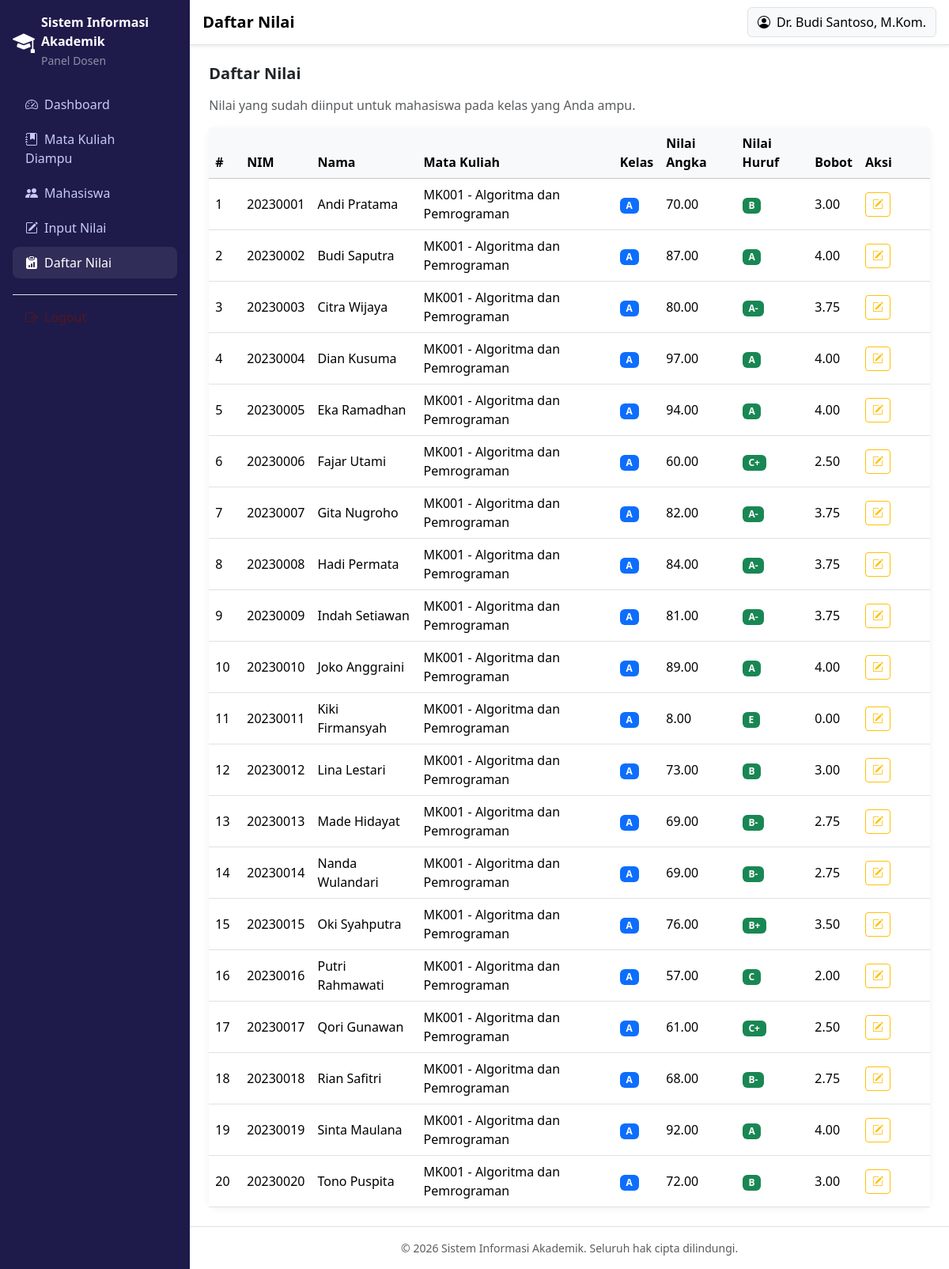
/dosen/nilai.php (signed in), run on the app's committed database.
### tables this page shows
CREATE TABLE `nilai` (
  `id` INT UNSIGNED AUTO_INCREMENT PRIMARY KEY,
  `krs_id` INT UNSIGNED NOT NULL UNIQUE,
  `nilai_angka` DECIMAL(5,2) NOT NULL COMMENT 'nilai 0-100',
  `nilai_huruf` ENUM('A','A-','B+','B','B-','C+','C','D','E') NOT NULL,
  `bobot` DECIMAL(3,2) NOT NULL COMMENT 'bobot IPK: A=4.00 ... E=0.00',
  `created_at` TIMESTAMP DEFAULT CURRENT_TIMESTAMP,
  `updated_at` TIMESTAMP DEFAULT CURRENT_TIMESTAMP ON UPDATE CURRENT_TIMESTAMP,
  CONSTRAINT `fk_nilai_krs` FOREIGN KEY (`krs_id`) REFERENCES `krs`(`id`) ON DELETE CASCADE ON UPDATE CASCADE
);

CREATE TABLE `mahasiswa` (
  `id` INT UNSIGNED AUTO_INCREMENT PRIMARY KEY,
  `user_id` INT UNSIGNED NOT NULL UNIQUE,
  `nim` VARCHAR(20) NOT NULL UNIQUE,
  `nama` VARCHAR(100) NOT NULL,
  `jenis_kelamin` ENUM('L', 'P') NOT NULL,
  `angkatan` YEAR NOT NULL,
  `no_hp` VARCHAR(20) DEFAULT NULL,
  `alamat` TEXT DEFAULT NULL,
  `foto` VARCHAR(255) DEFAULT NULL,
  `created_at` TIMESTAMP DEFAULT CURRENT_TIMESTAMP,
  CONSTRAINT `fk_mahasiswa_user` FOREIGN KEY (`user_id`) REFERENCES `users`(`id`) ON DELETE CASCADE ON UPDATE CASCADE
);

CREATE TABLE `mata_kuliah` (
  `id` INT UNSIGNED AUTO_INCREMENT PRIMARY KEY,
  `kode_mk` VARCHAR(20) NOT NULL UNIQUE,
  `nama_mk` VARCHAR(150) NOT NULL,
  `sks` TINYINT UNSIGNED NOT NULL,
  `semester` TINYINT UNSIGNED NOT NULL COMMENT 'semester ke berapa mk ini ditawarkan',
  `created_at` TIMESTAMP DEFAULT CURRENT_TIMESTAMP
);

CREATE TABLE `kelas` (
  `id` INT UNSIGNED AUTO_INCREMENT PRIMARY KEY,
  `mata_kuliah_id` INT UNSIGNED NOT NULL,
  `dosen_id` INT UNSIGNED NOT NULL,
  `tahun_akademik_id` INT UNSIGNED NOT NULL,
  `nama_kelas` VARCHAR(10) NOT NULL COMMENT 'contoh: A, B, C',
  `hari` VARCHAR(20) DEFAULT NULL,
  `jam` VARCHAR(30) DEFAULT NULL,
  `ruang` VARCHAR(20) DEFAULT NULL,
  `kuota` INT UNSIGNED NOT NULL DEFAULT 30,
  `created_at` TIMESTAMP DEFAULT CURRENT_TIMESTAMP,
  CONSTRAINT `fk_kelas_matkul` FOREIGN KEY (`mata_kuliah_id`) REFERENCES `mata_kuliah`(`id`) ON DELETE CASCADE ON UPDATE CASCADE,
  CONSTRAINT `fk_kelas_dosen` FOREIGN KEY (`dosen_id`) REFERENCES `dosen`(`id`) ON DELETE CASCADE ON UPDATE CASCADE,
  CONSTRAINT `fk_kelas_tahun` FOREIGN KEY (`tahun_akademik_id`) REFERENCES `tahun_akademik`(`id`) ON DELETE CASCADE ON UPDATE CASCADE
);

### dosen/nilai.php (the view, shortened to what this page needs)
<?php
$db = Database::getConnection();
$stmtDosen = $db->prepare('SELECT id FROM dosen WHERE user_id = :user_id');
$stmtDosen->execute([':user_id' => $_SESSION['user_id']]);
$dosenId = $stmtDosen->fetch()['id'] ?? 0;
$stmt = $db->prepare('
    SELECT n.id AS nilai_id, n.krs_id, n.nilai_angka, n.nilai_huruf, n.bobot,
           m.nim, m.nama, kl.nama_kelas, mk.kode_mk, mk.nama_mk
    FROM nilai n
    JOIN krs k ON k.id = n.krs_id
    JOIN mahasiswa m ON m.id = k.mahasiswa_id
    JOIN kelas kl ON kl.id = k.kelas_id
    JOIN mata_kuliah mk ON mk.id = kl.mata_kuliah_id
    WHERE kl.dosen_id = :dosen_id
    ORDER BY mk.nama_mk ASC, m.nama ASC
');
$stmt->execute([':dosen_id' => $dosenId]);
$daftarNilai = $stmt->fetchAll();
require_once __DIR__ . '/../includes/header.php';
?>
<h5 class="fw-bold mb-3">Daftar Nilai</h5>
<p class="text-muted">Nilai yang sudah diinput untuk mahasiswa pada kelas yang Anda ampu.</p>
<div class="card card-stat">
    <div class="card-body p-0">
        <div class="table-responsive">
            <table class="table table-hover align-middle mb-0">
                <thead class="table-light">
                    <tr>
                        <th style="width: 40px;">#</th>
                        <th>NIM</th>
                        <th>Nama</th>
                        <th>Mata Kuliah</th>
                        <th>Kelas</th>
                        <th>Nilai Angka</th>
                        <th>Nilai Huruf</th>
                        <th>Bobot</th>
                        <th style="width: 90px;">Aksi</th>
                    </tr>
                </thead>
                <tbody>
                    <?php if (empty($daftarNilai)): ?>
                        <tr>
                            <td colspan="9" class="text-center text-muted py-3">Belum ada nilai yang diinput.</td>
                        </tr>
                    <?php else: ?>
                        <?php foreach ($daftarNilai as $i => $n): ?>
                            <tr>
                                <td><?= $i + 1 ?></td>
                                <td><?= htmlspecialchars($n['nim']) ?></td>
                                <td><?= htmlspecialchars($n['nama']) ?></td>
                                <td><?= htmlspecialchars($n['kode_mk'] . ' - ' . $n['nama_mk']) ?></td>
                                <td><span class="badge bg-primary"><?= htmlspecialchars($n['nama_kelas']) ?></span></td>
                                <td><?= htmlspecialchars((string) $n['nilai_angka']) ?></td>
                                <td><span class="badge bg-success"><?= htmlspecialchars($n['nilai_huruf']) ?></span></td>
                                <td><?= htmlspecialchars((string) $n['bobot']) ?></td>
                                <td>
                                    <button
                                        type="button"
                                        class="btn btn-sm btn-outline-warning"
                                        title="Edit Nilai"
                                        onclick='bukaModalEdit(<?= json_encode($n, JSON_HEX_APOS | JSON_HEX_QUOT) ?>)'
                                    >
                                        <i class="bi bi-pencil-square"></i>
                                    </button>
                                </td>
                            </tr>
                        <?php endforeach; ?>
                    <?php endif; ?>
                </tbody>
            </table>
        </div>
    </div>
</div>
<?php require_once __DIR__ . '/../includes/footer.php'; ?>

### assets/css/style.css (style rules this page uses)
:root { --sia-primary: #4f46e5; --sia-primary-dark: #3730a3; --sia-bg-soft: #f4f5fb; }
body { font-family: 'Segoe UI', Roboto, Arial, sans-serif; }
.card-stat { border: none; border-radius: 12px; box-shadow: 0 2px 10px rgba(0, 0, 0, 0.06); }

### data on the page
nilai: mahasiswa.nim "20230001", mahasiswa.nama "Andi Pratama", mata_kuliah.kode_mk+nama_mk "MK001 - Algoritma dan Pemrograman", kelas.nama_kelas "A", nilai_angka "70.00", nilai_huruf "B", bobot "3.00"
nilai: mahasiswa.nim "20230002", mahasiswa.nama "Budi Saputra", mata_kuliah.kode_mk+nama_mk "MK001 - Algoritma dan Pemrograman", kelas.nama_kelas "A", nilai_angka "87.00", nilai_huruf "A", bobot "4.00"
nilai: mahasiswa.nim "20230003", mahasiswa.nama "Citra Wijaya", mata_kuliah.kode_mk+nama_mk "MK001 - Algoritma dan Pemrograman", kelas.nama_kelas "A", nilai_angka "80.00", nilai_huruf "A-", bobot "3.75"
nilai: mahasiswa.nim "20230004", mahasiswa.nama "Dian Kusuma", mata_kuliah.kode_mk+nama_mk "MK001 - Algoritma dan Pemrograman", kelas.nama_kelas "A", nilai_angka "97.00", nilai_huruf "A", bobot "4.00"
nilai: mahasiswa.nim "20230005", mahasiswa.nama "Eka Ramadhan", mata_kuliah.kode_mk+nama_mk "MK001 - Algoritma dan Pemrograman", kelas.nama_kelas "A", nilai_angka "94.00", nilai_huruf "A", bobot "4.00"
nilai: mahasiswa.nim "20230006", mahasiswa.nama "Fajar Utami", mata_kuliah.kode_mk+nama_mk "MK001 - Algoritma dan Pemrograman", kelas.nama_kelas "A", nilai_angka "60.00", nilai_huruf "C+", bobot "2.50"
nilai: mahasiswa.nim "20230007", mahasiswa.nama "Gita Nugroho", mata_kuliah.kode_mk+nama_mk "MK001 - Algoritma dan Pemrograman", kelas.nama_kelas "A", nilai_angka "82.00", nilai_huruf "A-", bobot "3.75"
nilai: mahasiswa.nim "20230008", mahasiswa.nama "Hadi Permata", mata_kuliah.kode_mk+nama_mk "MK001 - Algoritma dan Pemrograman", kelas.nama_kelas "A", nilai_angka "84.00", nilai_huruf "A-", bobot "3.75"
nilai: mahasiswa.nim "20230009", mahasiswa.nama "Indah Setiawan", mata_kuliah.kode_mk+nama_mk "MK001 - Algoritma dan Pemrograman", kelas.nama_kelas "A", nilai_angka "81.00", nilai_huruf "A-", bobot "3.75"
nilai: mahasiswa.nim "20230010", mahasiswa.nama "Joko Anggraini", mata_kuliah.kode_mk+nama_mk "MK001 - Algoritma dan Pemrograman", kelas.nama_kelas "A", nilai_angka "89.00", nilai_huruf "A", bobot "4.00"
nilai: mahasiswa.nim "20230011", mahasiswa.nama "Kiki Firmansyah", mata_kuliah.kode_mk+nama_mk "MK001 - Algoritma dan Pemrograman", kelas.nama_kelas "A", nilai_angka "8.00", nilai_huruf "E", bobot "0.00"
nilai: mahasiswa.nim "20230012", mahasiswa.nama "Lina Lestari", mata_kuliah.kode_mk+nama_mk "MK001 - Algoritma dan Pemrograman", kelas.nama_kelas "A", nilai_angka "73.00", nilai_huruf "B", bobot "3.00"
nilai: mahasiswa.nim "20230013", mahasiswa.nama "Made Hidayat", mata_kuliah.kode_mk+nama_mk "MK001 - Algoritma dan Pemrograman", kelas.nama_kelas "A", nilai_angka "69.00", nilai_huruf "B-", bobot "2.75"
nilai: mahasiswa.nim "20230014", mahasiswa.nama "Nanda Wulandari", mata_kuliah.kode_mk+nama_mk "MK001 - Algoritma dan Pemrograman", kelas.nama_kelas "A", nilai_angka "69.00", nilai_huruf "B-", bobot "2.75"
nilai: mahasiswa.nim "20230015", mahasiswa.nama "Oki Syahputra", mata_kuliah.kode_mk+nama_mk "MK001 - Algoritma dan Pemrograman", kelas.nama_kelas "A", nilai_angka "76.00", nilai_huruf "B+", bobot "3.50"
nilai: mahasiswa.nim "20230016", mahasiswa.nama "Putri Rahmawati", mata_kuliah.kode_mk+nama_mk "MK001 - Algoritma dan Pemrograman", kelas.nama_kelas "A", nilai_angka "57.00", nilai_huruf "C", bobot "2.00"
nilai: mahasiswa.nim "20230017", mahasiswa.nama "Qori Gunawan", mata_kuliah.kode_mk+nama_mk "MK001 - Algoritma dan Pemrograman", kelas.nama_kelas "A", nilai_angka "61.00", nilai_huruf "C+", bobot "2.50"
nilai: mahasiswa.nim "20230018", mahasiswa.nama "Rian Safitri", mata_kuliah.kode_mk+nama_mk "MK001 - Algoritma dan Pemrograman", kelas.nama_kelas "A", nilai_angka "68.00", nilai_huruf "B-", bobot "2.75"
nilai: mahasiswa.nim "20230019", mahasiswa.nama "Sinta Maulana", mata_kuliah.kode_mk+nama_mk "MK001 - Algoritma dan Pemrograman", kelas.nama_kelas "A", nilai_angka "92.00", nilai_huruf "A", bobot "4.00"
nilai: mahasiswa.nim "20230020", mahasiswa.nama "Tono Puspita", mata_kuliah.kode_mk+nama_mk "MK001 - Algoritma dan Pemrograman", kelas.nama_kelas "A", nilai_angka "72.00", nilai_huruf "B", bobot "3.00"

### other printed values
APP_NAME "Sistem Informasi Akademik"
$role "Dosen"
$pageTitle "Daftar Nilai"
currentUserName() "Dr. Budi Santoso, M.Kom."
